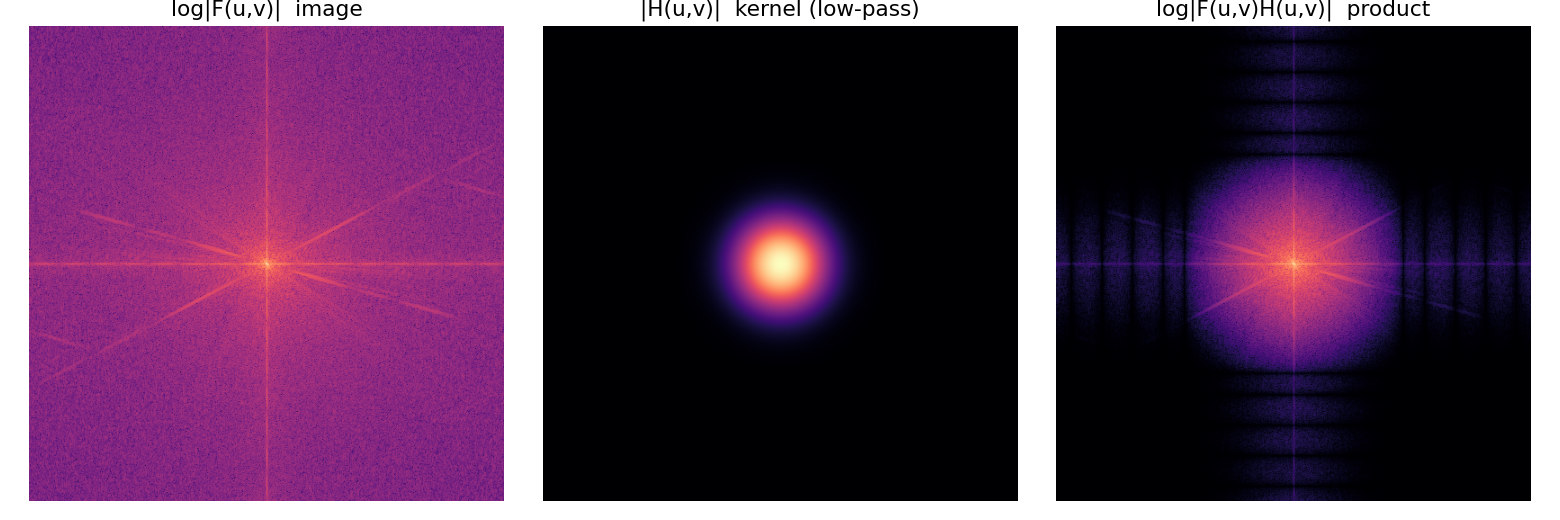
#> input picture module3/results/spectra.png, 1560 x 520 px
$ python blur_filters.py --input results/spectra.png
#> lines starting #> are read from the running program, lines starting #| are printed output that depends on the picture; long printed decimals are rounded
#!/usr/bin/env python3
"""
blur_filters.py
===============
CSc 8830: Computer Vision -- Module 3 Assignment
Image blurring with linear filters, and verification that

    spatial convolution  ==  multiplication in the Fourier domain

--------------------------------------------------------------------------
README (how to run this script)
--------------------------------------------------------------------------
1. Install dependencies (Python 3.9+):

       pip install -r requirements.txt

2. Blur an image and validate spatial vs. Fourier results from the CLI:

       python blur_filters.py --input sample/cameraman.png \
                              --kernel gaussian --size 15 --sigma 2.5 \
                              --out results/

   Options:
       --input   path to an image (grayscale or RGB)
       --kernel  box | gaussian                     (default: gaussian)
       --size    odd kernel side length K           (default: 15)
       --sigma   Gaussian std-dev in pixels         (default: K/6)
       --out     folder for the output images       (default: results/)

   The script prints the error between the two methods and saves:
       original.png, blur_spatial.png, blur_fourier.png,
       difference_x1e12.png (difference amplified so it is visible),
       spectra.png (log-magnitude spectra of image, kernel and product)

3. Run the web application (all demos are accessible from the web page):

       python app.py        ->  open http://127.0.0.1:5000

--------------------------------------------------------------------------
What is implemented
--------------------------------------------------------------------------
* box_kernel / gaussian_kernel : normalised (sum = 1) blur kernels
* conv2d_spatial_full          : 2-D convolution written directly from the
                                 definition  g[i,j] = sum_m sum_n f[m,n] h[i-m, j-n]
                                 (no library convolution is used)
* conv2d_separable_full        : same result for the Gaussian using two 1-D passes
* conv2d_fft_full              : IFFT( FFT(f) * FFT(h) ) with zero padding to at least
                                 (H+K-1, W+K-1) so the DFT's circular convolution
                                 equals ordinary (linear) convolution
* conv2d_fft_circular_same     : the *un-padded* FFT version, kept only to show
                                 what goes wrong without padding (wrap-around)
* validate                     : runs both methods and reports the difference
"""

from __future__ import annotations

import argparse
import os
import time

import numpy as np
from PIL import Image
from scipy.fft import next_fast_len  # picks an FFT-friendly size >= n (only affects speed)
from scipy.signal import convolve2d  # used ONLY as an independent reference check


# --------------------------------------------------------------------------
# Kernels
# --------------------------------------------------------------------------
# [4 lines left out: function box_kernel, not called in this run]


def gaussian_kernel_1d(k: int, sigma: float | None = None) -> np.ndarray:
    """1-D Gaussian of length k, normalised to sum to 1."""
    _check_odd(k)
    sigma = k / 6.0 if sigma is None else sigma  # default: kernel spans about +/-3 sigma
    x = np.arange(k) - (k - 1) / 2.0
    g = np.exp(-(x ** 2) / (2.0 * sigma ** 2))
    return g / g.sum()


def gaussian_kernel(k: int, sigma: float | None = None) -> np.ndarray:
    """k x k Gaussian. It is the outer product of two 1-D Gaussians (separable)."""
    g = gaussian_kernel_1d(k, sigma)
    return np.outer(g, g)


def make_kernel(kind: str, k: int, sigma: float | None = None) -> np.ndarray:
    if kind == "box":
        return box_kernel(k)
    if kind == "gaussian":
        return gaussian_kernel(k, sigma)
    raise ValueError(f"unknown kernel '{kind}' (use 'box' or 'gaussian')")


def _check_odd(k: int) -> None:
    if k < 1 or k % 2 == 0:
        raise ValueError("kernel size must be a positive odd integer")


# --------------------------------------------------------------------------
# Spatial-domain convolution (from the definition)
# --------------------------------------------------------------------------
def conv2d_spatial_full(f: np.ndarray, h: np.ndarray) -> np.ndarray:
    """
    Full linear 2-D convolution, straight from the definition

        g[i, j] = sum_a sum_b h[a, b] * f[i - a, j - b]

    Each kernel weight h[a, b] contributes a copy of the whole image shifted by
    (a, b). Summing these shifted copies is exactly the flip-and-slide sum, and
    the flip of the kernel is built into the index i - a, j - b.
    Output size is (H + kh - 1) x (W + kw - 1); pixels outside the image are 0.
    """
    H, W = f.shape
    kh, kw = h.shape
    out = np.zeros((H + kh - 1, W + kw - 1), dtype=np.float64)
    for a in range(kh):
        for b in range(kw):
            out[a:a + H, b:b + W] += h[a, b] * f
    return out


# [14 lines left out: function conv1d_full_along, not called in this run]


def conv2d_separable_full(f: np.ndarray, g1d: np.ndarray) -> np.ndarray:
    """Convolution with outer(g1d, g1d) using two 1-D passes: 2K instead of K^2 multiplies."""
    return conv1d_full_along(conv1d_full_along(f, g1d, axis=1), g1d, axis=0)


def crop_same(full: np.ndarray, kh: int, kw: int, H: int, W: int) -> np.ndarray:
    """Crop the full convolution back to the input size (kernel centre at each pixel)."""
    r, c = kh // 2, kw // 2
    return full[r:r + H, c:c + W]


# --------------------------------------------------------------------------
# Fourier-domain convolution
# --------------------------------------------------------------------------
def fft_shape(H: int, W: int, kh: int, kw: int) -> tuple[int, int]:
    """
    Padded FFT size. It must be >= (H + kh - 1, W + kw - 1) so that circular
    convolution equals linear convolution. We round up to the next size with
    small prime factors because the FFT is much faster there (a size such as
    514 = 2 * 257 is slow); any size >= the minimum gives the same result.
    """
    return next_fast_len(H + kh - 1), next_fast_len(W + kw - 1)


def conv2d_fft_full(f: np.ndarray, h: np.ndarray) -> np.ndarray:
    """
    Convolution theorem:  f * h  =  IFFT( FFT(f) . FFT(h) ).

    The DFT assumes both signals are periodic, so the product corresponds to
    *circular* convolution. If both arrays are zero-padded to at least
    (H + kh - 1) x (W + kw - 1) the periodic copies never overlap, and circular
    convolution becomes identical to linear (spatial) convolution.
    Returns the full (H + kh - 1) x (W + kw - 1) result.
    """
    H, W = f.shape
    kh, kw = h.shape
    shape = fft_shape(H, W, kh, kw)
    F = np.fft.fft2(f, s=shape)   # s= zero-pads at the bottom/right
    Hk = np.fft.fft2(h, s=shape)
    return np.real(np.fft.ifft2(F * Hk))[:H + kh - 1, :W + kw - 1]


# [13 lines left out: function conv2d_fft_circular_same, not called in this run]


# --------------------------------------------------------------------------
# Helpers for images / spectra
# --------------------------------------------------------------------------
def load_image(path: str, max_side: int | None = None) -> np.ndarray:
    """Load image as float64 array, shape (H, W) or (H, W, 3), values 0..255."""
    im = Image.open(path)
    im = im.convert("L") if im.mode in ("L", "LA", "1", "I", "I;16", "F") else im.convert("RGB")
    if max_side and max(im.size) > max_side:
        s = max_side / max(im.size)
        im = im.resize((max(1, round(im.width * s)), max(1, round(im.height * s))), Image.LANCZOS)
    return np.asarray(im, dtype=np.float64)


def to_uint8(a: np.ndarray) -> np.ndarray:
    return np.clip(np.rint(a), 0, 255).astype(np.uint8)


def apply_per_channel(img: np.ndarray, fn) -> np.ndarray:
    """Apply a 2-D function to a gray image or to each channel of an RGB image."""
    if img.ndim == 2:
        return fn(img)
    return np.dstack([fn(img[..., c]) for c in range(img.shape[2])])


def log_spectrum(a: np.ndarray, shape: tuple[int, int] | None = None) -> np.ndarray:
    """log(1 + |FFT|), zero frequency shifted to the centre (for display)."""
    return np.log1p(np.abs(np.fft.fftshift(np.fft.fft2(a, s=shape))))


# --------------------------------------------------------------------------
# Validation: spatial vs. Fourier
# --------------------------------------------------------------------------
def validate(img: np.ndarray, kernel: np.ndarray, zero_pad: bool = True) -> dict:
    """
    Blur `img` with `kernel` using (1) the spatial definition, (2) the FFT, and
    (3) scipy's convolve2d as an independent reference. Returns images + metrics.

    zero_pad=False swaps in the un-padded (circular) FFT to show wrap-around error.
    """
    kh, kw = kernel.shape
    H, W = img.shape[:2]

    t0 = time.perf_counter()
    spatial_full = apply_per_channel(img, lambda ch: conv2d_spatial_full(ch, kernel))
    t_spatial = time.perf_counter() - t0
    spatial = apply_per_channel(spatial_full, lambda ch: crop_same(ch, kh, kw, H, W))

    t0 = time.perf_counter()
    if zero_pad:
        fourier_full = apply_per_channel(img, lambda ch: conv2d_fft_full(ch, kernel))
        fourier = apply_per_channel(fourier_full, lambda ch: crop_same(ch, kh, kw, H, W))
    else:
        fourier = apply_per_channel(img, lambda ch: conv2d_fft_circular_same(ch, kernel))
    t_fft = time.perf_counter() - t0

    reference = apply_per_channel(
        img, lambda ch: convolve2d(ch, kernel, mode="same", boundary="fill", fillvalue=0)
    )

    diff = spatial - fourier
    return {
        "spatial": spatial,
        "fourier": fourier,
        "reference": reference,
        "diff": diff,
        "metrics": {
            "max_abs_error": float(np.max(np.abs(diff))),
            "mean_abs_error": float(np.mean(np.abs(diff))),
            "rmse": float(np.sqrt(np.mean(diff ** 2))),
            "spatial_vs_scipy_max_abs": float(np.max(np.abs(spatial - reference))),
            "fourier_vs_scipy_max_abs": float(np.max(np.abs(fourier - reference))),
            "kernel_sum": float(kernel.sum()),
            "mean_in": float(img.mean()),
            "mean_spatial": float(spatial.mean()),
            "t_spatial_s": t_spatial,
            "t_fft_s": t_fft,
        },
    }


# [13 lines left out: function benchmark, not called in this run]


# --------------------------------------------------------------------------
# Command line interface
# --------------------------------------------------------------------------
def _save_spectra_figure(img2d: np.ndarray, kernel: np.ndarray, path: str) -> None:
    import matplotlib
    matplotlib.use("Agg")
    import matplotlib.pyplot as plt

    H, W = img2d.shape
    kh, kw = kernel.shape
    shape = fft_shape(H, W, kh, kw)
    S_img = log_spectrum(img2d, shape)
    S_ker = log_spectrum(kernel, shape)
    prod = np.log1p(np.abs(np.fft.fftshift(np.fft.fft2(img2d, s=shape) * np.fft.fft2(kernel, s=shape))))
    fig, ax = plt.subplots(1, 3, figsize=(12, 4))
    for a, s, t in zip(ax, (S_img, S_ker, prod),
                       ("log|F(u,v)|  image", "|H(u,v)|  kernel (low-pass)", "log|F(u,v)H(u,v)|  product")):
        a.imshow(s, cmap="magma"); a.set_title(t); a.axis("off")
    fig.tight_layout(); fig.savefig(path, dpi=130); plt.close(fig)


def main() -> None:
    ap = argparse.ArgumentParser(description="Blur an image spatially and in the Fourier domain and compare.")
    ap.add_argument("--input", required=True)
    ap.add_argument("--kernel", choices=["box", "gaussian"], default="gaussian")
    ap.add_argument("--size", type=int, default=15)
    ap.add_argument("--sigma", type=float, default=None)
    ap.add_argument("--out", default="results")
    args = ap.parse_args()

    os.makedirs(args.out, exist_ok=True)
    img = load_image(args.input)
#> in load_image, im is the input picture: PIL image 1560x520 RGBA; mean R, G, B, A 90.8, 56.5, 88.6, 255
    kernel = make_kernel(args.kernel, args.size, args.sigma)
    res = validate(img, kernel)
#> in apply_per_channel, `return np.dstack([fn(img[..., c]) for c in range(img.shape[2])])`:
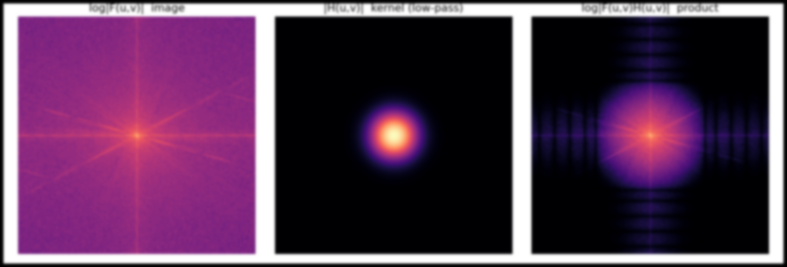
#> returned value: shape (534, 1574, 3) float64 (shown at 1/2 size); mean of channels 0, 1, 2 87.6, 54.6, 85.5; drawn with min black and max white
#> in apply_per_channel (call 2), `return np.dstack([fn(img[..., c]) for c in range(img.shape[2])])`:
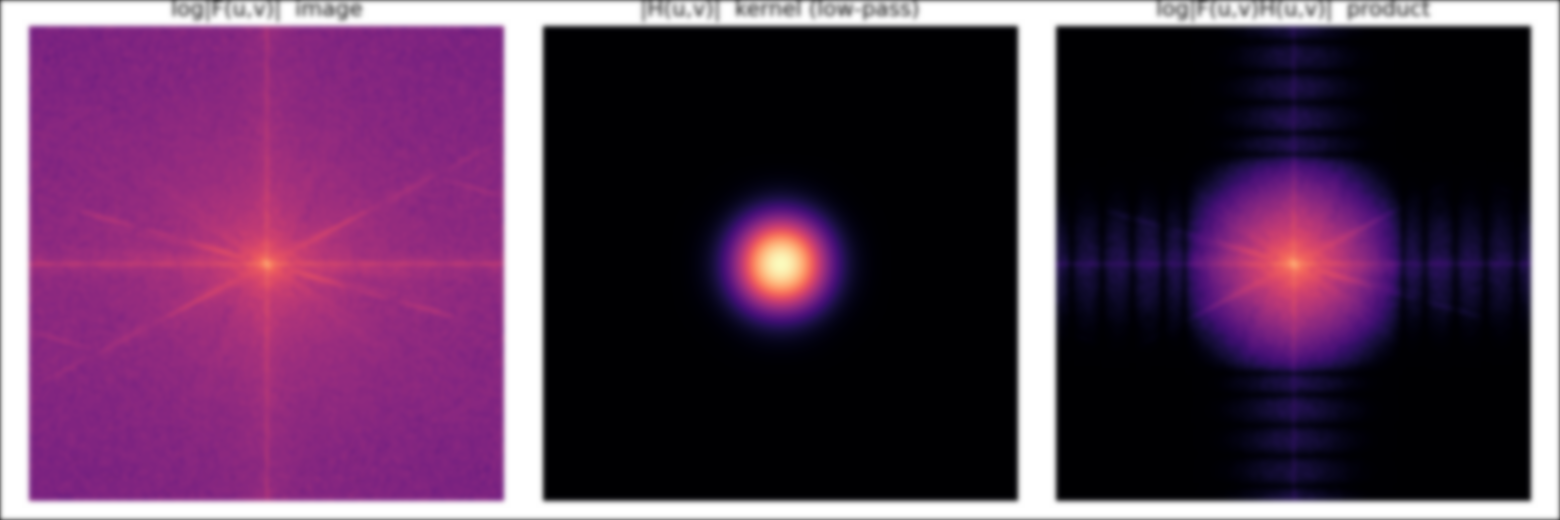
#> returned value: shape (520, 1560, 3) float64; mean of channels 0, 1, 2 89.5, 55.3, 87.3; drawn with min black and max white
#> in validate, `diff = spatial - fourier`:
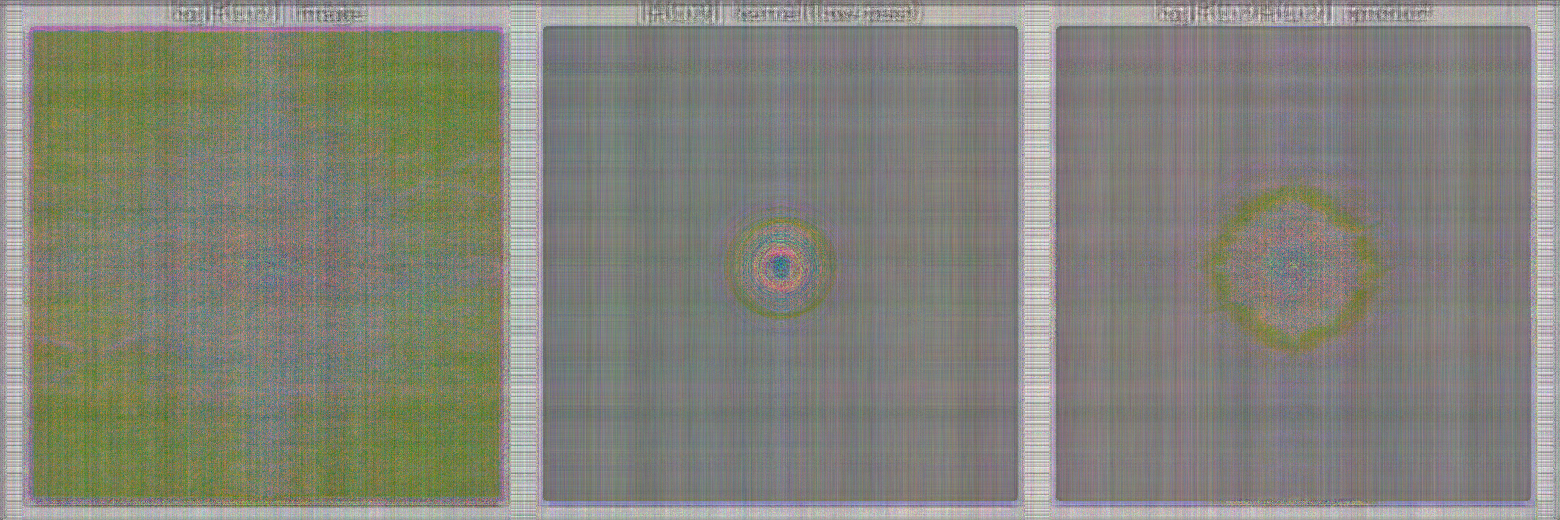
#> diff: shape (520, 1560, 3) float64; mean R, G, B 2.63e-14, 2.72e-14, -4.06e-15; drawn with min black and max white
#> res = 5 items

    Image.fromarray(to_uint8(img)).save(os.path.join(args.out, "original.png"))
    Image.fromarray(to_uint8(res["spatial"])).save(os.path.join(args.out, "blur_spatial.png"))
    Image.fromarray(to_uint8(res["fourier"])).save(os.path.join(args.out, "blur_fourier.png"))
    Image.fromarray(to_uint8(np.abs(res["diff"]) * 1e12)).save(os.path.join(args.out, "difference_x1e12.png"))
#> in to_uint8 (call 4), `return np.clip(np.rint(a), 0, 255).astype(np.uint8)`: returned value: shape (520, 1560, 3); every value is 0
    gray = img if img.ndim == 2 else img.mean(axis=2)
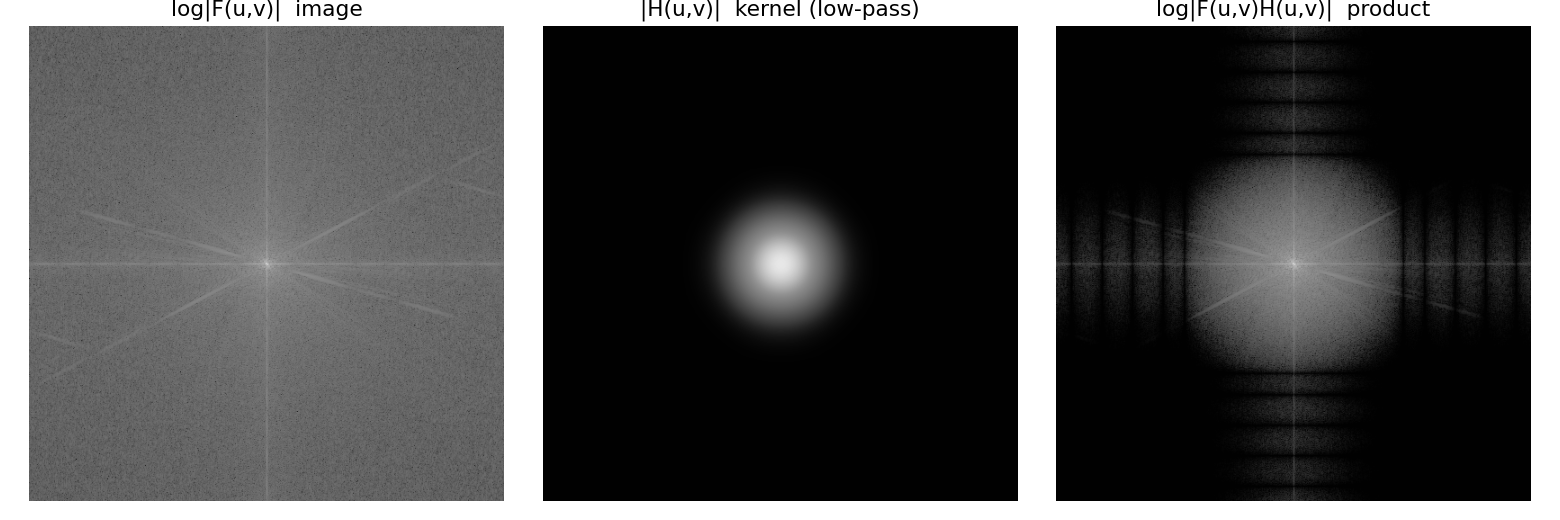
#> gray: shape (520, 1560) float64; min 0, max 255, mean 78.6
    _save_spectra_figure(gray, kernel, os.path.join(args.out, "spectra.png"))
#> in log_spectrum, `return np.log1p(np.abs(np.fft.fftshift(np.fft.fft2(a, s=shape))))`:
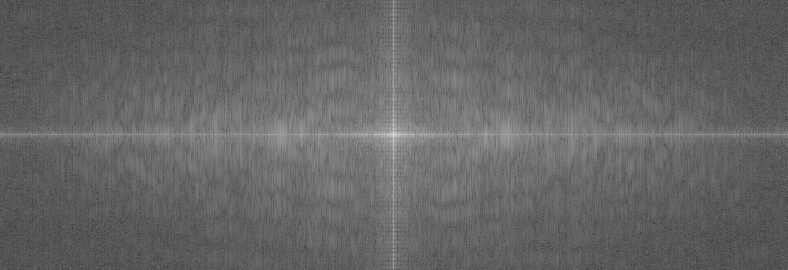
#> returned value: shape (539, 1575) float64 (shown at 1/2 size); min 2.09, max 17.97, mean 8.41; drawn with min black and max white
#> in _save_spectra_figure, `prod = np.log1p(np.abs(np.fft.fftshift(np.fft.fft2(img2d, s=shape) * n..`:
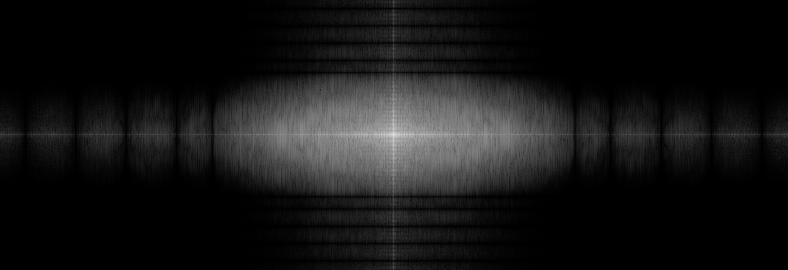
#> prod: shape (539, 1575) float64 (shown at 1/2 size); min 2.34e-08, max 17.97, mean 1.54; drawn with min black and max white
#> the loop in _save_spectra_figure, `for a, s, t in zip(ax, (S_img, S_ker, prod), ("log|F(u,v)|  image", "|..` made 3 passes
#> t on passes 1 to 3: 'log|F(u,v)|  image', '|H(u,v)|  kernel (low-pass)', 'log|F(u,v)H(u,v)|  product'
#> in _save_spectra_figure, `fig.tight_layout()`:
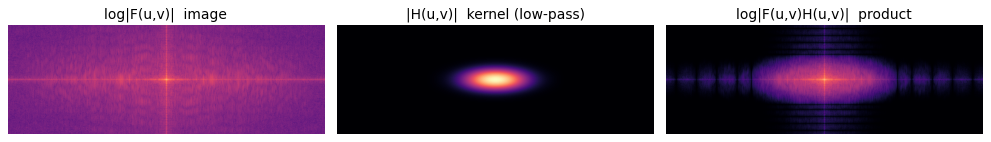
#> figure drawn by matplotlib, 3 panels

    m = res["metrics"]
#> m = 10 items
    print(f"kernel: {args.kernel} {args.size}x{args.size}   (sum of weights = {m['kernel_sum']:.6f})")
#| kernel: gaussian 15x15   (sum of weights = 1.000)
    print(f"max |spatial - fourier|        : {m['max_abs_error']:.3e}")
#| max |spatial - fourier|        : 4.263e-13
    print(f"mean |spatial - fourier|       : {m['mean_abs_error']:.3e}")
#| mean |spatial - fourier|       : 5.705e-14
    print(f"RMSE                           : {m['rmse']:.3e}")
#| RMSE                           : 8.733e-14
    print(f"max |spatial - scipy|          : {m['spatial_vs_scipy_max_abs']:.3e}")
#| max |spatial - scipy|          : 0.000e+00
    print(f"max |fourier - scipy|          : {m['fourier_vs_scipy_max_abs']:.3e}")
#| max |fourier - scipy|          : 4.263e-13
    print(f"time spatial / fft             : {m['t_spatial_s']*1e3:.1f} ms / {m['t_fft_s']*1e3:.1f} ms")
#| time spatial / fft             : 3470.8 ms / 1180.1 ms
    print(f"images written to {args.out}/")


if __name__ == "__main__":
    main()
